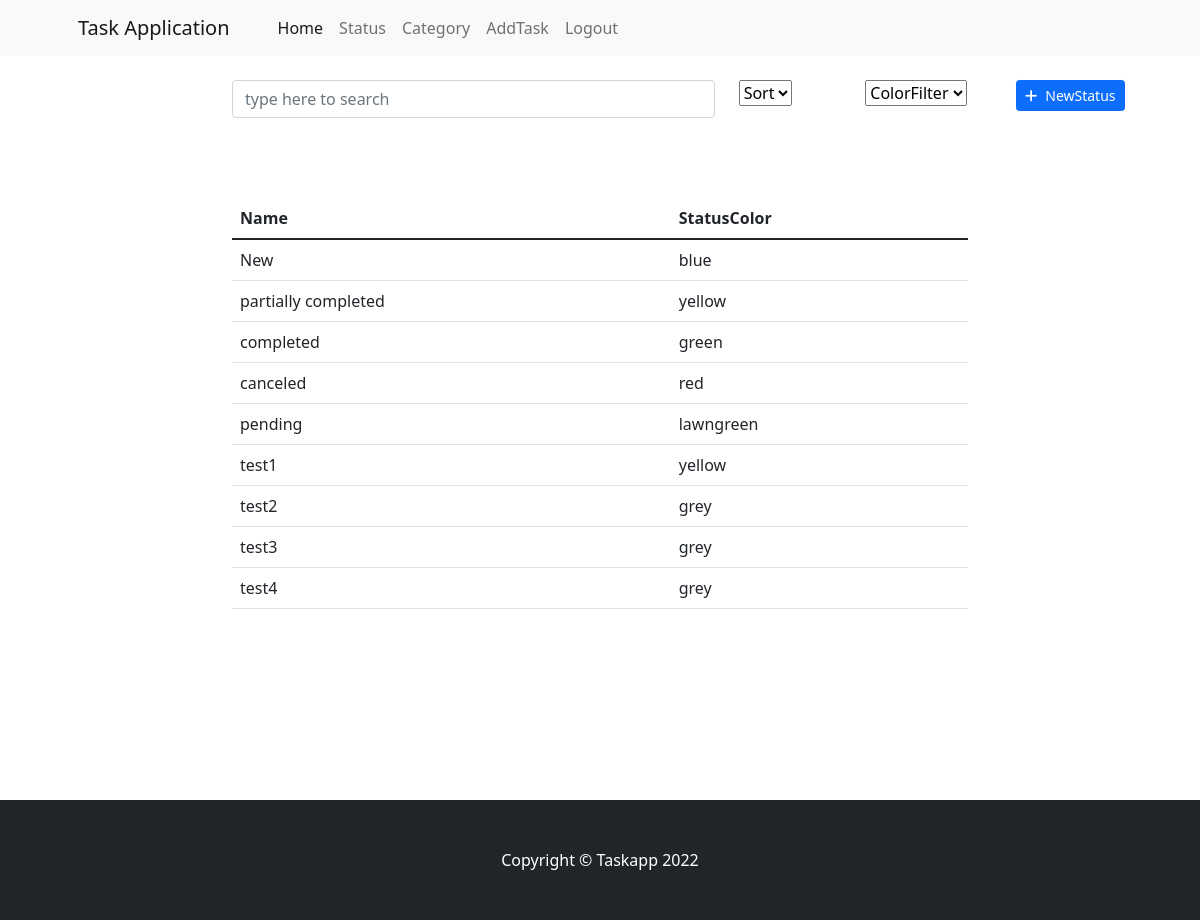
/todo/liststatus/, run on the app's committed database.
### taskstatusapp/models.py (models this page shows)
class TaskStatus(models.Model):
    stat_name = models.CharField(max_length=120)
    color_choices = (('lawngreen', 'lawngreen'),
                     ('blue', 'blue'),
                     ('yellow', 'yellow'),
                     ('green', 'green'),
                     ('red', 'red'),
                     ('grey', 'grey'),
                     ('orange', 'orange'),
                     ('pink', 'pink'),
                     ('teal', 'teal'),
                     ('black', 'black'),
                     ('aqua', 'aqua'))
    stat_color = models.CharField(max_length=20, choices=color_choices)
    def __str__(self):
        return self.stat_name

### taskstatusapp/views.py (the view, shortened to what this page needs)
# urls.py: path('todo/liststatus/', statusview.ListStatusView.as_view(), name='todo-status-list'),
class ListStatusView(View):
    def get(self, request, *args, **kwargs):
        qs = TaskStatus.objects.all().order_by('id')
        all_colors = ['lawngreen', 'blue', 'yellow', 'green', 'red',
                      'grey', 'orange', 'pink', 'teal', 'black', 'aqua']
        print(qs)
        created_colors = []
        for stat in qs:
            created_colors.append(stat.stat_color)
        available = list(set(all_colors).symmetric_difference(set(created_colors)))
        qs_json = json.dumps(list(TaskStatus.objects.values()))
        return render(request, 'list_status.html', {'task_status': qs, 'available_colors': available, 'qs_json': qs_json})

### taskstatusapp/templates/list_status.html (shortened to what this page needs)
{%extends "base.html"%}
{%block body_block%}
  <div class="container">
    <div class="row content" id="id_content">
      <div class="col-2"></div>
      <div class="col-8">
        <div class="row">
          <div class="col-8">
            <input id="search_here" class="form-control" placeholder="type here to search" style="margin-top: 80px;">
          </div>
          <div class="col-2">
            <select name="sort_type" id="sort" style="margin-top: 80px;">
              <option value="none">Sort</option>
            </select>
          </div>
          <div class="col-2">
            <select name="filter_color" id="filter" style="margin-top: 80px;">
              <option value="none">ColorFilter</option>
            </select>
          </div>
        </div>
        <div id="box">
          <table class="table">
            <thead>
              <th>Name</th>
              <th>StatusColor</th>
            </thead>
            {% if task_status %}
              {% for status in task_status %}
                <div id="box2">
                  <tr>
                  <td>{{status.stat_name}}</td>
                  <td>{{status.stat_color}}</td>
                  </tr>
                </div>
              {% endfor %}
            {% endif %}
          </table>
        </div>
      </div>
      <div class="col-2">
        <div class="row">
          <div class="col-1"></div>
          <div class="col-10" style="margin-top: 80px;">
              <a href="" class="btn btn-sm btn-primary" id="id_new_status_btn" onclick="return false"><i class="fa-solid fa-plus me-2"></i><span>NewStatus</span></a>
          </div>
        </div>
      </div>
    </div>
  </div>
{%endblock%}

### static/css/list_status.css (style rules this page uses)
.content { min-height: 100vh; }
.table { margin-top: 80px; }

### data on the page
TaskStatus: stat_name "New", stat_color "blue"
TaskStatus: stat_name "partially completed", stat_color "yellow"
TaskStatus: stat_name "completed", stat_color "green"
TaskStatus: stat_name "canceled", stat_color "red"
TaskStatus: stat_name "pending", stat_color "lawngreen"
TaskStatus: stat_name "test1", stat_color "yellow"
TaskStatus: stat_name "test2", stat_color "grey"
TaskStatus: stat_name "test3", stat_color "grey"
TaskStatus: stat_name "test4", stat_color "grey"
